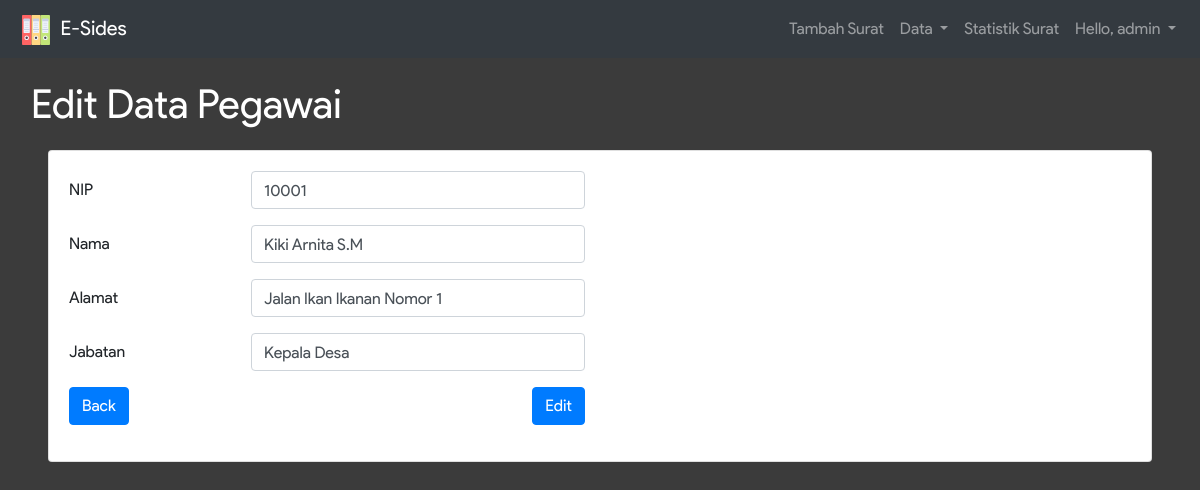
The app's page /data_edit_pegawai.php?nip=10001 (signed in) with its own data.
### tables this page shows
CREATE TABLE IF NOT EXISTS `pegawai` (
  `nama` varchar(50) NOT NULL,
  `password` varchar(20) NOT NULL,
  `alamat` text NOT NULL,
  `nip` varchar(20) NOT NULL,
  `jabatan` varchar(20) NOT NULL
);

### data_edit_pegawai.php (the view, shortened to what this page needs)
<?php
  include_once 'connection.php';
  $a = $_GET['nip'];
  $sql = "SELECT * FROM pegawai WHERE nip = " . $a;
  $result = $conn->query($sql);
  $data = $result->fetch_assoc();
?>
<!DOCTYPE html>
<html>
<head>
  <link rel="stylesheet" href="node_modules/bootstrap/dist/css/bootstrap.min.css">
  <link rel="stylesheet" href="assets/css/infinite.css">
</head>
<body style="background-color: #3B3B3B;">
  <nav class="navbar navbar-expand-lg navbar-dark bg-dark">
      <a class="navbar-brand" href="#">
        <img src="assets/img/office-material.svg" width="40" height="30" alt="">
        E-Sides
      </a>
      <div class="collapse navbar-collapse" id="navbarSupportedContent">
        <ul class="navbar-nav ml-auto">
          <li class="nav-item">
            <a class="nav-link" href="pilih_surat.php">Tambah Surat</a>
          </li>
          <li class="nav-item dropdown">
            <a class="nav-link dropdown-toggle" href="#" id="navbarDropdown" role="button" data-toggle="dropdown" aria-haspopup="true" aria-expanded="false">
              Data
            </a>
          </li>
          <li class="nav-item">
            <a class="nav-link" href="data_chart.php">Statistik Surat</a>
          </li>
          <li class="nav-item dropdown">
            <a class="nav-link dropdown-toggle" href="#" id="navbarDropdown" role="button" data-toggle="dropdown" aria-haspopup="true" aria-expanded="false">
              Hello, <?=$_SESSION['user']?>
            </a>
          </li>
        </ul>
      </div>
    </nav>
    <div class="container-fluid">
       <div class="row">
        <div class="col-sm-12">
          <div class="judul m-3">Edit Data Pegawai</div>
        </div>
        <div class="col-sm-12 px-5">
          <div class="card">
            <div class="card-body">
              <form method="POST" action="data_edit_action_pegawai.php">
                <div class="form-group row">
                  <label for="NIP" class="col-sm-2 col-form-label">NIP</label>
                  <div class="col-sm-4">
                    <input type="text" class="form-control" id="NIP" name="nip" value="<?=$data['nip']?>">
                  </div>
                </div>
                <div class="form-group row">
                  <label for="Nama" class="col-sm-2 col-form-label">Nama</label>
                  <div class="col-sm-4">
                    <input type="text" class="form-control" id="Nama" name="nama" value="<?=$data['nama']?>">
                  </div>
                </div>
                <div class="form-group row">
                  <label for="Alamat" class="col-sm-2 col-form-label">Alamat</label>
                  <div class="col-sm-4">
                    <input type="text" class="form-control" id="Alamat" name="alamat" value="<?=$data['alamat']?>">
                  </div>
                </div>
                <div class="form-group row">
                  <label for="Jabatan" class="col-sm-2 col-form-label">Jabatan</label>
                  <div class="col-sm-4">
                    <input type="text" class="form-control" id="Jabatan" name="jabatan" value="<?=$data['jabatan']?>">
                  </div>
                </div>
                <div class="form-group row">
                  <div class="col-sm-6">
                      <a href="data_pegawai.php" class="btn btn-primary">Back</a>
                      <input type="submit" value="Edit" class="btn btn-primary float-right">
                  </div>
                </div>
              </form>
            </div>
          </div>
        </div>
      </div>
    </div>
  </body>
</html>

### assets/css/infinite.css (style rules this page uses)
body { width: 100%; height: 100%; font-family: 'Product Sans'; }
.judul { font-size: 40px; color: #FFF; }

### records on screen
pegawai: nip "10001", nama "Kiki Arnita S.M", alamat "Jalan Ikan Ikanan Nomor 1", jabatan "Kepala Desa"

### other values on screen
$_SESSION['user'] "admin"
